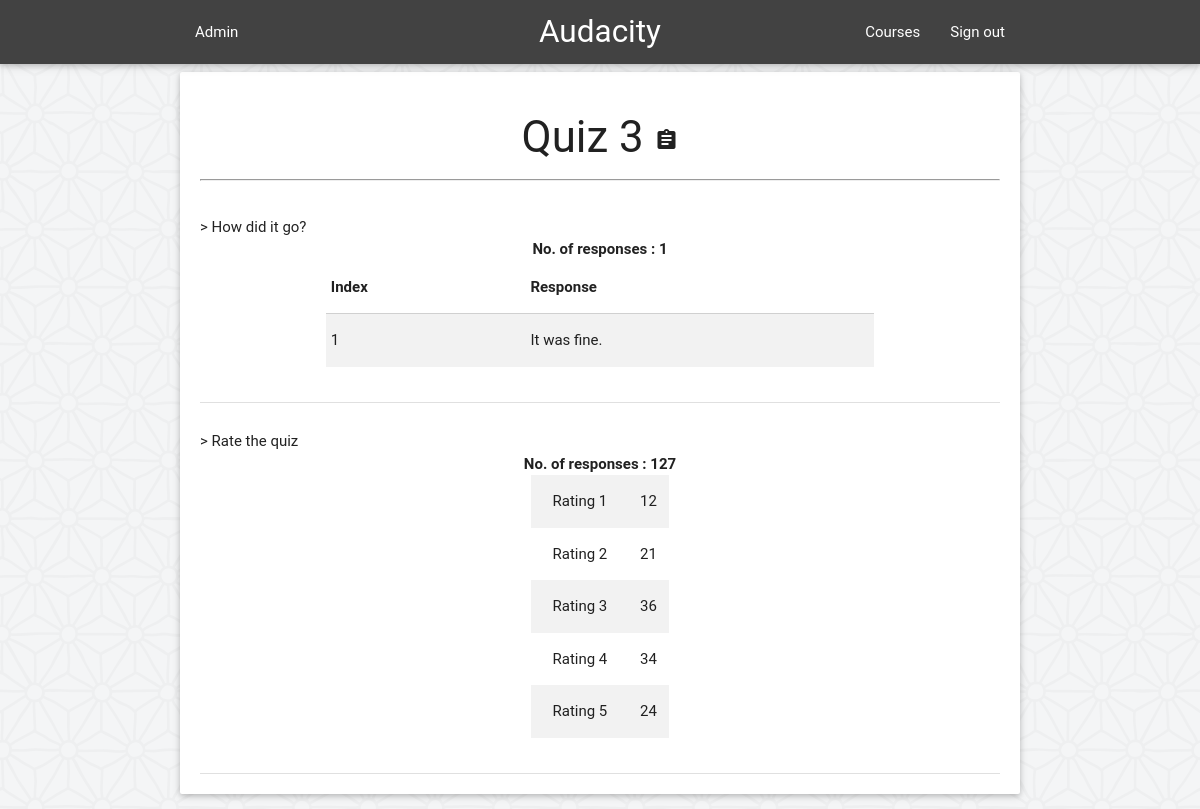
The app's page /feeder/feedbacks/21/ (signed in) with its own data.
### feeder/models.py (models this page shows, shortened)
class Feedback(models.Model):
	fb_name = models.CharField(max_length=100, verbose_name='Feedback Name')
	pub_date = models.DateTimeField('date published')
	deadline = models.DateTimeField('deadline',null=False, blank=False)
	course = models.ForeignKey(Course, on_delete=models.CASCADE)
	class Meta:
		verbose_name = "Feedback"
		verbose_name_plural = "Feedbacks"

class Question(models.Model):
	TEXT_ANSWER = 'text'
	RATING = 'rate'
	TYPES = (
		(RATING, 'Rating Response'),
		(TEXT_ANSWER, 'Text Response'),
		)
	question_text = models.CharField(max_length=300, blank=False)
	feedback = models.ForeignKey(Feedback, on_delete=models.CASCADE)
	question_type = models.CharField(max_length=4, choices=TYPES)
	class Meta:
		verbose_name = "Question"
		verbose_name_plural = "Questions"

class Answer(models.Model):
	answer = models.CharField(max_length=500, blank=False)
	question = models.ForeignKey(Question, on_delete=models.CASCADE)
	def __str__(self):
		return self.answer

class RatingAnswer(models.Model):
	question = models.OneToOneField(Question)
	responses1 = models.PositiveIntegerField()
	responses2 = models.PositiveIntegerField()
	responses3 = models.PositiveIntegerField()
	responses4 = models.PositiveIntegerField()
	responses5 = models.PositiveIntegerField()
	def count(self):
		return self.responses1 + self.responses2 + self.responses3 + self.responses4 + self.responses5

### feeder/views.py (the view)
# urls.py: url(r'^feedbacks/(?P<pk>[0-9]+)/$', views.FeedbackView, name='feedback'),
@login_required(login_url='/feeder/login')
def FeedbackView(request, pk):
	feedback = get_object_or_404(Feedback, pk = pk)
	questions = feedback.question_set.all()
	noneAnswer = Answer.objects.all()
	context = {
		'feedback' : feedback,
		'questions' : questions,
	}
	return render(request, 'feeder/feedback.html', context)

### feeder/templates/feeder/feedback.html
{% extends "feeder/base_site.html" %}
{% load static %}
{% block content %}
	<div class="card">
		<div class="card-content">
		<h3 class="center">{{ feedback.fb_name }} <i class="material-icons">assignment</i> </h3> <hr>
		{% for question in questions %}
			  <div class="section col s9">
			    <h5></h5>> {{ question.question_text }} </h5>
			    {% if question.question_type == 'text' and question.answer_set.all %}
			    	<p class="center"> <b> No. of responses : {{ question.answer_set.count }} </b> </p>
			    	<div class="row">
			    	<table class="striped col s8 offset-s2">
			    	<thead>
			    		<tr>
			    			<td><b> Index </b> </td>
			    			<td><b> Response </b> </td>
			    		</tr>
			    	</thead>
			    	<tbody>
			    	{% for answer in question.answer_set.all %}
			    		<tr>
			    			<td> {{ forloop.counter }} </td>
			    			<td> {{ answer }} </td>
			    		</tr>
			    	{% endfor %}
			    	</tbody>
			    	</table>
			    	</div>
			    {% elif question.ratinganswer %}
				    <p class="center"><b> No. of responses : {{ question.ratinganswer.count }} </b></p>
				    <div class="row">
				    <table class="striped centered col offset-s5 s2">
				    <tbody>
				    	<tr>
				    		<td>Rating 1</td>
				    		<td> {{ question.ratinganswer.responses1 }} </td>
				    	</tr>
				    	<tr>
				    		<td>Rating 2</td>
				    		<td> {{ question.ratinganswer.responses2 }} </td>
				    	</tr>
				    	<tr>
				    		<td>Rating 3</td>
				    		<td> {{ question.ratinganswer.responses3 }} </td>
				    	</tr>
				    	<tr>
				    		<td>Rating 4</td>
				    		<td> {{ question.ratinganswer.responses4 }} </td>
				    	</tr>
				    	<tr>
				    		<td>Rating 5</td>
				    		<td> {{ question.ratinganswer.responses5 }} </td>
				    	</tr>
			    	</tbody>
			    	</table>
			    	</div>
			    {% else %}
			    	<p> No responses yet. </p>
			    {% endif %}
			  </div>
			<div class="divider"></div>
		{% endfor %}
		</div>
		</div>
{% endblock %}
{% block navbar %}
    <li><a href="courses">Courses</a></li>
    <li><a onclick="signOut();" href="{% url 'feeder:logout' %}">Sign out</a></li>
{% endblock %}
{% block name %}
    {{ user.get_full_name }}
{% endblock %}

### records on screen
Feedback: fb_name "Quiz 3"
Question: question_text "How did it go?", answer_set.count "1"
Answer: answer "It was fine."
Question: question_text "Rate the quiz", ratinganswer.count "127", ratinganswer.responses1 "12", ratinganswer.responses2 "21", ratinganswer.responses3 "36", ratinganswer.responses4 "34", ratinganswer.responses5 "24"

### other values on screen
{{ user.get_full_name }} "Admin"
